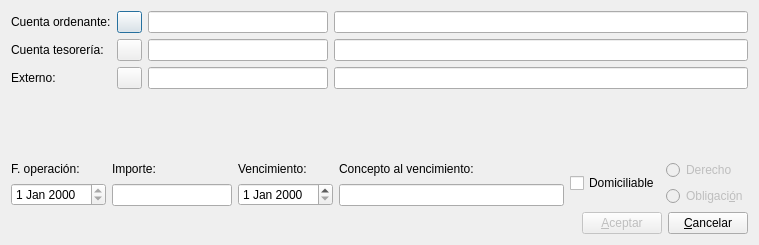
<?xml version="1.0" encoding="UTF-8"?>
<ui version="4.0">
 <author>José Manuel Díez Botella</author>
 <class>nuevo_vencimiento</class>
 <widget class="QDialog" name="nuevo_vencimiento">
  <property name="geometry">
   <rect>
    <x>0</x>
    <y>0</y>
    <width>759</width>
    <height>245</height>
   </rect>
  </property>
  <property name="windowTitle">
   <string>NUEVO VENCIMIENTO</string>
  </property>
  <layout class="QVBoxLayout" name="verticalLayout">
   <item>
    <layout class="QFormLayout" name="formLayout">
     <item row="0" column="0">
      <widget class="QLabel" name="textLabel1">
       <property name="minimumSize">
        <size>
         <width>0</width>
         <height>0</height>
        </size>
       </property>
       <property name="maximumSize">
        <size>
         <width>150</width>
         <height>16777215</height>
        </size>
       </property>
       <property name="text">
        <string>Cuenta ordenante:</string>
       </property>
       <property name="wordWrap">
        <bool>false</bool>
       </property>
      </widget>
     </item>
     <item row="0" column="1">
      <layout class="QHBoxLayout">
       <item>
        <widget class="QPushButton" name="ordenantepushButton">
         <property name="minimumSize">
          <size>
           <width>20</width>
           <height>20</height>
          </size>
         </property>
         <property name="maximumSize">
          <size>
           <width>25</width>
           <height>25</height>
          </size>
         </property>
         <property name="text">
          <string/>
         </property>
         <property name="icon">
          <iconset resource="keme.qrc">
           <normaloff>:/iconos/graf/viewer.xpm</normaloff>:/iconos/graf/viewer.xpm</iconset>
         </property>
         <property name="shortcut">
          <string/>
         </property>
        </widget>
       </item>
       <item>
        <widget class="QLineEdit" name="OrdenantelineEdit">
         <property name="maximumSize">
          <size>
           <width>180</width>
           <height>32767</height>
          </size>
         </property>
         <property name="maxLength">
          <number>40</number>
         </property>
        </widget>
       </item>
       <item>
        <widget class="QLineEdit" name="OrdenanteNombrelineEdit">
         <property name="focusPolicy">
          <enum>Qt::NoFocus</enum>
         </property>
         <property name="maxLength">
          <number>80</number>
         </property>
         <property name="readOnly">
          <bool>true</bool>
         </property>
        </widget>
       </item>
      </layout>
     </item>
     <item row="1" column="0">
      <widget class="QLabel" name="textLabel4">
       <property name="minimumSize">
        <size>
         <width>0</width>
         <height>0</height>
        </size>
       </property>
       <property name="text">
        <string>Cuenta tesorería:</string>
       </property>
       <property name="wordWrap">
        <bool>false</bool>
       </property>
      </widget>
     </item>
     <item row="1" column="1">
      <layout class="QHBoxLayout">
       <item>
        <widget class="QPushButton" name="tesoreriapushButton">
         <property name="minimumSize">
          <size>
           <width>20</width>
           <height>20</height>
          </size>
         </property>
         <property name="maximumSize">
          <size>
           <width>25</width>
           <height>25</height>
          </size>
         </property>
         <property name="text">
          <string/>
         </property>
         <property name="icon">
          <iconset resource="keme.qrc">
           <normaloff>:/iconos/graf/viewer.xpm</normaloff>:/iconos/graf/viewer.xpm</iconset>
         </property>
         <property name="shortcut">
          <string/>
         </property>
        </widget>
       </item>
       <item>
        <widget class="QLineEdit" name="TesorerialineEdit">
         <property name="maximumSize">
          <size>
           <width>180</width>
           <height>32767</height>
          </size>
         </property>
         <property name="maxLength">
          <number>40</number>
         </property>
        </widget>
       </item>
       <item>
        <widget class="QLineEdit" name="TesoreriaNombrelineEdit">
         <property name="focusPolicy">
          <enum>Qt::NoFocus</enum>
         </property>
         <property name="maxLength">
          <number>80</number>
         </property>
         <property name="readOnly">
          <bool>true</bool>
         </property>
        </widget>
       </item>
      </layout>
     </item>
     <item row="2" column="0">
      <widget class="QLabel" name="label_2">
       <property name="text">
        <string>Externo:</string>
       </property>
      </widget>
     </item>
     <item row="2" column="1">
      <layout class="QHBoxLayout" name="_2">
       <item>
        <widget class="QPushButton" name="externo_pushButton">
         <property name="minimumSize">
          <size>
           <width>20</width>
           <height>20</height>
          </size>
         </property>
         <property name="maximumSize">
          <size>
           <width>25</width>
           <height>25</height>
          </size>
         </property>
         <property name="text">
          <string/>
         </property>
         <property name="icon">
          <iconset resource="keme.qrc">
           <normaloff>:/iconos/graf/viewer.xpm</normaloff>:/iconos/graf/viewer.xpm</iconset>
         </property>
         <property name="shortcut">
          <string/>
         </property>
        </widget>
       </item>
       <item>
        <widget class="QLineEdit" name="externo_lineEdit">
         <property name="maximumSize">
          <size>
           <width>180</width>
           <height>32767</height>
          </size>
         </property>
         <property name="maxLength">
          <number>40</number>
         </property>
        </widget>
       </item>
       <item>
        <widget class="QLineEdit" name="ExternoNombre_lineEdit">
         <property name="focusPolicy">
          <enum>Qt::NoFocus</enum>
         </property>
         <property name="maxLength">
          <number>80</number>
         </property>
         <property name="readOnly">
          <bool>true</bool>
         </property>
        </widget>
       </item>
      </layout>
     </item>
    </layout>
   </item>
   <item>
    <layout class="QHBoxLayout">
     <item>
      <layout class="QVBoxLayout">
       <property name="spacing">
        <number>6</number>
       </property>
       <property name="leftMargin">
        <number>0</number>
       </property>
       <property name="topMargin">
        <number>0</number>
       </property>
       <property name="rightMargin">
        <number>0</number>
       </property>
       <property name="bottomMargin">
        <number>0</number>
       </property>
       <item>
        <widget class="QLabel" name="textLabel2">
         <property name="text">
          <string>F. operación:</string>
         </property>
         <property name="wordWrap">
          <bool>false</bool>
         </property>
        </widget>
       </item>
       <item>
        <widget class="QDateEdit" name="operaciondateEdit">
         <property name="maximumSize">
          <size>
           <width>100</width>
           <height>16777215</height>
          </size>
         </property>
         <property name="readOnly">
          <bool>true</bool>
         </property>
        </widget>
       </item>
      </layout>
     </item>
     <item>
      <layout class="QVBoxLayout">
       <property name="spacing">
        <number>6</number>
       </property>
       <property name="leftMargin">
        <number>0</number>
       </property>
       <property name="topMargin">
        <number>0</number>
       </property>
       <property name="rightMargin">
        <number>0</number>
       </property>
       <property name="bottomMargin">
        <number>0</number>
       </property>
       <item>
        <widget class="QLabel" name="textLabel3">
         <property name="text">
          <string>Importe:</string>
         </property>
         <property name="wordWrap">
          <bool>false</bool>
         </property>
        </widget>
       </item>
       <item>
        <widget class="QLineEdit" name="importelineEdit">
         <property name="minimumSize">
          <size>
           <width>100</width>
           <height>0</height>
          </size>
         </property>
         <property name="maximumSize">
          <size>
           <width>120</width>
           <height>16777215</height>
          </size>
         </property>
        </widget>
       </item>
      </layout>
     </item>
     <item>
      <layout class="QVBoxLayout">
       <property name="spacing">
        <number>6</number>
       </property>
       <property name="leftMargin">
        <number>0</number>
       </property>
       <property name="topMargin">
        <number>0</number>
       </property>
       <property name="rightMargin">
        <number>0</number>
       </property>
       <property name="bottomMargin">
        <number>0</number>
       </property>
       <item>
        <widget class="QLabel" name="textLabel6">
         <property name="text">
          <string>Vencimiento:</string>
         </property>
         <property name="wordWrap">
          <bool>false</bool>
         </property>
        </widget>
       </item>
       <item>
        <widget class="QDateEdit" name="vencimientodateEdit">
         <property name="maximumSize">
          <size>
           <width>100</width>
           <height>16777215</height>
          </size>
         </property>
        </widget>
       </item>
      </layout>
     </item>
     <item>
      <layout class="QVBoxLayout">
       <item>
        <widget class="QLabel" name="label">
         <property name="text">
          <string>Concepto al vencimiento:</string>
         </property>
        </widget>
       </item>
       <item>
        <widget class="QLineEdit" name="conceptolineEdit">
         <property name="minimumSize">
          <size>
           <width>200</width>
           <height>0</height>
          </size>
         </property>
        </widget>
       </item>
      </layout>
     </item>
     <item>
      <widget class="QCheckBox" name="domiciliablecheckBox">
       <property name="text">
        <string>Domiciliable</string>
       </property>
      </widget>
     </item>
     <item>
      <layout class="QVBoxLayout">
       <property name="spacing">
        <number>6</number>
       </property>
       <property name="leftMargin">
        <number>0</number>
       </property>
       <property name="topMargin">
        <number>0</number>
       </property>
       <property name="rightMargin">
        <number>0</number>
       </property>
       <property name="bottomMargin">
        <number>0</number>
       </property>
       <item>
        <widget class="QRadioButton" name="DerechoradioButton">
         <property name="enabled">
          <bool>false</bool>
         </property>
         <property name="text">
          <string>Derecho</string>
         </property>
        </widget>
       </item>
       <item>
        <widget class="QRadioButton" name="ObligacionradioButton">
         <property name="enabled">
          <bool>false</bool>
         </property>
         <property name="text">
          <string>Obligaci&amp;ón</string>
         </property>
        </widget>
       </item>
      </layout>
     </item>
    </layout>
   </item>
   <item>
    <layout class="QHBoxLayout">
     <property name="spacing">
      <number>6</number>
     </property>
     <property name="leftMargin">
      <number>0</number>
     </property>
     <property name="topMargin">
      <number>0</number>
     </property>
     <property name="rightMargin">
      <number>0</number>
     </property>
     <property name="bottomMargin">
      <number>0</number>
     </property>
     <item>
      <spacer>
       <property name="orientation">
        <enum>Qt::Horizontal</enum>
       </property>
       <property name="sizeHint" stdset="0">
        <size>
         <width>40</width>
         <height>20</height>
        </size>
       </property>
      </spacer>
     </item>
     <item>
      <widget class="QPushButton" name="AceptarpushButton">
       <property name="enabled">
        <bool>false</bool>
       </property>
       <property name="text">
        <string>&amp;Aceptar</string>
       </property>
       <property name="icon">
        <iconset resource="keme.qrc">
         <normaloff>:/iconos/graf/check2.png</normaloff>:/iconos/graf/check2.png</iconset>
       </property>
       <property name="shortcut">
        <string>Alt+A</string>
       </property>
      </widget>
     </item>
     <item>
      <widget class="QPushButton" name="CacelarpushButton">
       <property name="text">
        <string>&amp;Cancelar</string>
       </property>
       <property name="icon">
        <iconset resource="keme.qrc">
         <normaloff>:/iconos/graf/borrar.png</normaloff>:/iconos/graf/borrar.png</iconset>
       </property>
       <property name="shortcut">
        <string>Alt+C</string>
       </property>
      </widget>
     </item>
    </layout>
   </item>
  </layout>
 </widget>
 <layoutdefault spacing="6" margin="11"/>
 <tabstops>
  <tabstop>ordenantepushButton</tabstop>
  <tabstop>OrdenantelineEdit</tabstop>
  <tabstop>tesoreriapushButton</tabstop>
  <tabstop>TesorerialineEdit</tabstop>
  <tabstop>operaciondateEdit</tabstop>
  <tabstop>importelineEdit</tabstop>
  <tabstop>vencimientodateEdit</tabstop>
  <tabstop>conceptolineEdit</tabstop>
  <tabstop>AceptarpushButton</tabstop>
  <tabstop>CacelarpushButton</tabstop>
  <tabstop>ObligacionradioButton</tabstop>
  <tabstop>DerechoradioButton</tabstop>
 </tabstops>
 <resources>
  <include location="keme.qrc"/>
 </resources>
 <connections>
  <connection>
   <sender>CacelarpushButton</sender>
   <signal>clicked()</signal>
   <receiver>nuevo_vencimiento</receiver>
   <slot>reject()</slot>
   <hints>
    <hint type="sourcelabel">
     <x>663</x>
     <y>166</y>
    </hint>
    <hint type="destinationlabel">
     <x>20</x>
     <y>20</y>
    </hint>
   </hints>
  </connection>
  <connection>
   <sender>AceptarpushButton</sender>
   <signal>clicked()</signal>
   <receiver>nuevo_vencimiento</receiver>
   <slot>accept()</slot>
   <hints>
    <hint type="sourcelabel">
     <x>582</x>
     <y>166</y>
    </hint>
    <hint type="destinationlabel">
     <x>20</x>
     <y>20</y>
    </hint>
   </hints>
  </connection>
 </connections>
</ui>
